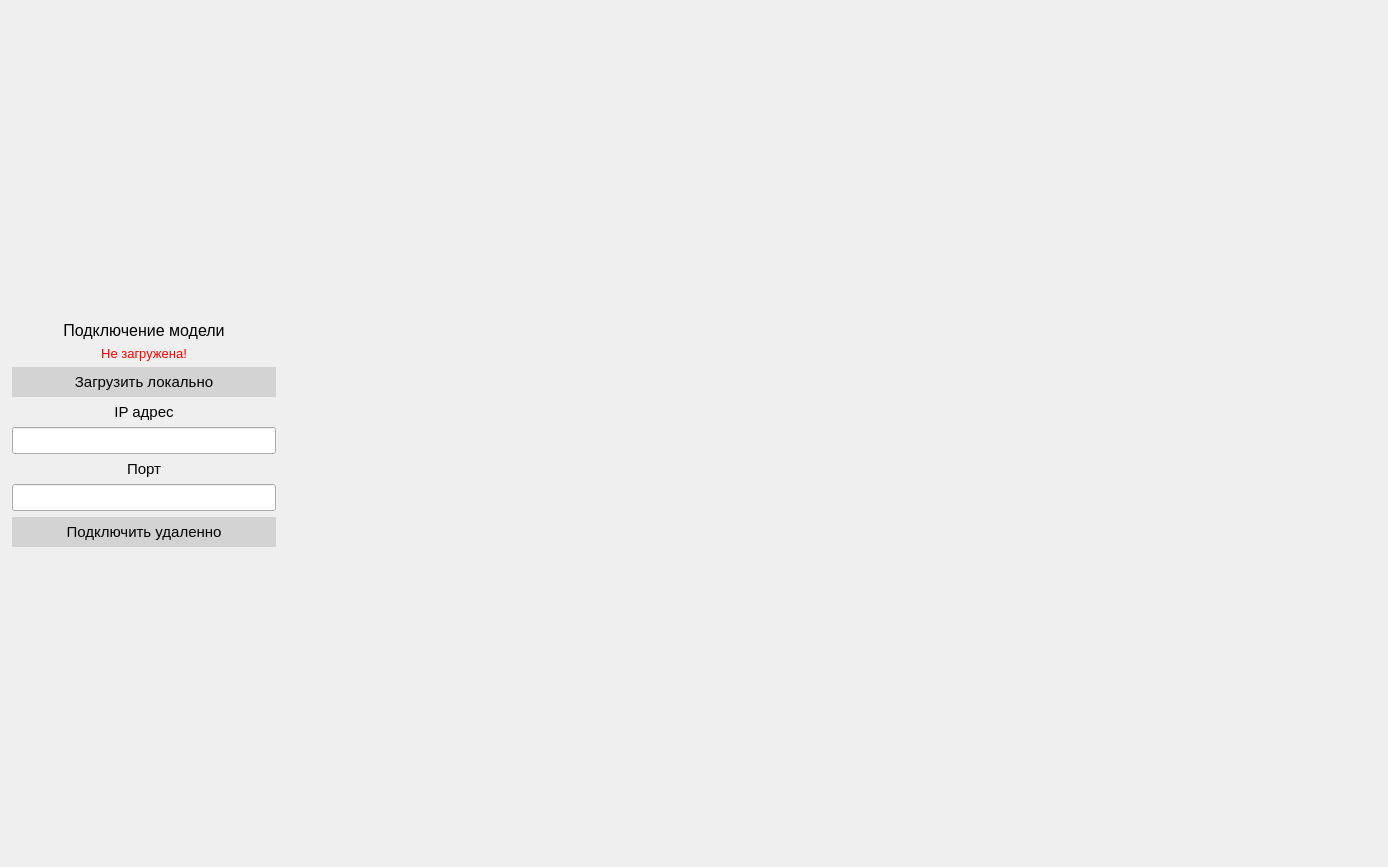
<?xml version="1.0" encoding="UTF-8"?>
<ui version="4.0">
 <class>page_model</class>
 <widget class="QWidget" name="page_model">
  <property name="geometry">
   <rect>
    <x>0</x>
    <y>0</y>
    <width>1388</width>
    <height>867</height>
   </rect>
  </property>
  <property name="windowTitle">
   <string>Форма для аннотации</string>
  </property>
  <property name="styleSheet">
   <string notr="true">QPushButton {
    background-color: lightgray;
    color: black;            
    border: 1px solid lightgray; 
    padding: 5px 0px;    
}

QPushButton:hover {
    background-color: white;
	border: 1px solid blue;
}

QPushButton:pressed {
	background-color: solid lightblue;
	border: 1px solid black;
}</string>
  </property>
  <layout class="QVBoxLayout" name="page_main_layout">
   <property name="spacing">
    <number>5</number>
   </property>
   <item>
    <widget class="QWidget" name="dataset_display" native="true">
     <layout class="QHBoxLayout" name="horizontalLayout" stretch="1,0,4">
      <property name="leftMargin">
       <number>1</number>
      </property>
      <property name="rightMargin">
       <number>1</number>
      </property>
      <item>
       <layout class="QVBoxLayout" name="verticalLayout_2">
        <item>
         <spacer name="verticalSpacer_2">
          <property name="orientation">
           <enum>Qt::Vertical</enum>
          </property>
          <property name="sizeType">
           <enum>QSizePolicy::MinimumExpanding</enum>
          </property>
          <property name="sizeHint" stdset="0">
           <size>
            <width>20</width>
            <height>40</height>
           </size>
          </property>
         </spacer>
        </item>
        <item>
         <widget class="QLabel" name="label">
          <property name="font">
           <font>
            <pointsize>12</pointsize>
           </font>
          </property>
          <property name="text">
           <string>Подключение модели</string>
          </property>
          <property name="alignment">
           <set>Qt::AlignCenter</set>
          </property>
         </widget>
        </item>
        <item>
         <widget class="QLabel" name="label_status">
          <property name="font">
           <font>
            <pointsize>10</pointsize>
           </font>
          </property>
          <property name="styleSheet">
           <string notr="true">QLabel {
color: red;
}</string>
          </property>
          <property name="text">
           <string>Не загружена!</string>
          </property>
          <property name="alignment">
           <set>Qt::AlignCenter</set>
          </property>
         </widget>
        </item>
        <item>
         <widget class="QPushButton" name="button_load_local">
          <property name="font">
           <font>
            <pointsize>11</pointsize>
           </font>
          </property>
          <property name="text">
           <string>Загрузить локально</string>
          </property>
         </widget>
        </item>
        <item>
         <widget class="QLabel" name="label_2">
          <property name="font">
           <font>
            <pointsize>11</pointsize>
           </font>
          </property>
          <property name="text">
           <string>IP адрес</string>
          </property>
          <property name="alignment">
           <set>Qt::AlignCenter</set>
          </property>
         </widget>
        </item>
        <item>
         <widget class="QLineEdit" name="line_ip_address">
          <property name="font">
           <font>
            <pointsize>12</pointsize>
           </font>
          </property>
         </widget>
        </item>
        <item>
         <widget class="QLabel" name="label_3">
          <property name="font">
           <font>
            <pointsize>11</pointsize>
           </font>
          </property>
          <property name="text">
           <string>Порт</string>
          </property>
          <property name="alignment">
           <set>Qt::AlignCenter</set>
          </property>
         </widget>
        </item>
        <item>
         <widget class="QLineEdit" name="line_port">
          <property name="font">
           <font>
            <pointsize>12</pointsize>
           </font>
          </property>
         </widget>
        </item>
        <item>
         <widget class="QPushButton" name="button_connect_remote">
          <property name="font">
           <font>
            <pointsize>11</pointsize>
           </font>
          </property>
          <property name="text">
           <string>Подключить удаленно</string>
          </property>
         </widget>
        </item>
        <item>
         <spacer name="verticalSpacer_3">
          <property name="orientation">
           <enum>Qt::Vertical</enum>
          </property>
          <property name="sizeHint" stdset="0">
           <size>
            <width>20</width>
            <height>40</height>
           </size>
          </property>
         </spacer>
        </item>
       </layout>
      </item>
      <item>
       <widget class="QWidget" name="verticalWidget" native="true">
        <layout class="QVBoxLayout" name="verticalLayout">
         <item>
          <spacer name="verticalSpacer">
           <property name="orientation">
            <enum>Qt::Vertical</enum>
           </property>
           <property name="sizeHint" stdset="0">
            <size>
             <width>20</width>
             <height>40</height>
            </size>
           </property>
          </spacer>
         </item>
        </layout>
       </widget>
      </item>
      <item>
       <layout class="QVBoxLayout" name="verticalLayout_3"/>
      </item>
     </layout>
    </widget>
   </item>
  </layout>
 </widget>
 <resources/>
 <connections/>
</ui>
